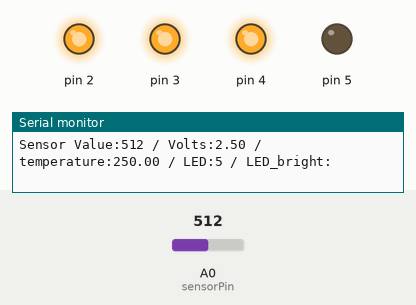
This sketch was run on a simulated Arduino Uno, built with avr-gcc and run on an emulated ATmega328P. On the bench: output pins drawn as LEDs (lit = HIGH), the last lines printed to the serial monitor. The test bench sets the inputs (shaded band); at power-on: A0 (sensorPin) = 512.

Above: at 0.94 s.
1.3 s: A0 (sensorPin) set to 0
At 1.8 s:
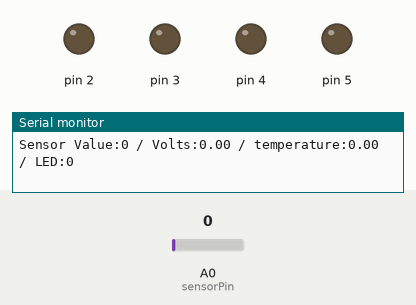
2.8 s: A0 (sensorPin) set to 122
At 3.02 s:
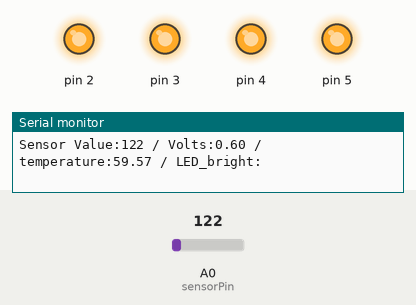
Timing chart, 0 to 11.8 s (numbered marks = the images above; inputs shaded):
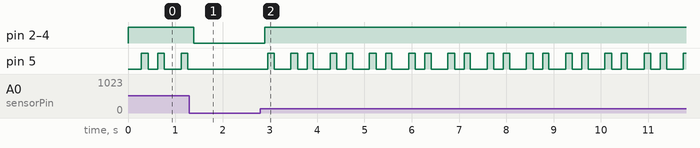

Measured:
- after the input at 1.3 s, pin 2–4: HIGH → LOW after 0.10 s; pin 5: stops changing and stays LOW
- after the input at 2.8 s, pin 2–4: LOW → HIGH after 0.09 s; pin 5: LOW → HIGH after 0.16 s, then repeats every 0.83 s: LOW 0.36 s, HIGH 0.14 s, LOW 0.20 s, HIGH 0.13 s

The sketch:

3-1.ino
```cpp
const int sensorPin=A0;
const float baselineTemp=19.0;

const float stageValue = 0.25;

int brightDelay = 5;
int overtimeFlag = -1;

void setup() {
  // put your setup code here, to run once:
  Serial.begin(9600);
  for (int pinNumber=2; pinNumber<6;pinNumber++){
    pinMode(pinNumber, OUTPUT);
    digitalWrite(pinNumber, LOW);
  }
}

void loop() {
  int sensorVal=analogRead(sensorPin);
  Serial.print("\nSensor Value:");
  Serial.print(sensorVal);
  float voltage=(sensorVal/1024.0)*5.0;
  Serial.print(" / Volts:");
  Serial.print(voltage);

  float temperature = (voltage) *100;
  Serial.print(" / temperature:");
  Serial.print(temperature);

  if( temperature < baselineTemp ){
  Serial.print(" / LED:0");
    digitalWrite(2,LOW);
    digitalWrite(3,LOW);
    digitalWrite(4,LOW);
    digitalWrite(5,LOW);
  }else if(temperature >= baselineTemp&&temperature < baselineTemp+(stageValue*1)){
  Serial.print(" / LED:1");
    digitalWrite(2,HIGH);
    digitalWrite(3,LOW);
    digitalWrite(4,LOW);
    digitalWrite(5,LOW);
  }else if(temperature >= baselineTemp+(stageValue*1)&&temperature < baselineTemp+(stageValue*2)){
  Serial.print(" / LED:2");
    digitalWrite(2,HIGH);
    digitalWrite(3,HIGH);
    digitalWrite(4,LOW);
    digitalWrite(5,LOW);
  }else if(temperature >= baselineTemp+(stageValue*2)&&temperature < baselineTemp+(stageValue*3)){
  Serial.print(" / LED:3");
    digitalWrite(2,HIGH);
    digitalWrite(3,HIGH);
    digitalWrite(4,HIGH);
    digitalWrite(5,LOW);
  }else if(temperature >= baselineTemp+(stageValue*3)&&temperature < baselineTemp+(stageValue*4)){
  Serial.print(" / LED:4");
    digitalWrite(2,HIGH);
    digitalWrite(3,HIGH);
    digitalWrite(4,HIGH);
    digitalWrite(5,HIGH);
  }else if (temperature >= baselineTemp+(stageValue*4)){
  Serial.print(" / LED:5 / LED_bright:" + overtimeFlag);
    if((overtimeFlag%brightDelay*2)<brightDelay){
      digitalWrite(2,HIGH);
      digitalWrite(3,HIGH);
      digitalWrite(4,HIGH);
      digitalWrite(5,LOW);
    }else{
      digitalWrite(2,HIGH);
      digitalWrite(3,HIGH);
      digitalWrite(4,HIGH);
      digitalWrite(5,HIGH);
    }

    if(overtimeFlag > 10){
      overtimeFlag = 0;
    }else{
      overtimeFlag = overtimeFlag + 1;
    }
  }
  delay(1);
}
```
